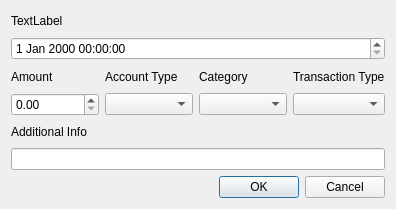
<?xml version="1.0" encoding="UTF-8"?>
<ui version="4.0">
 <class>addTransaction</class>
 <widget class="QDialog" name="addTransaction">
  <property name="geometry">
   <rect>
    <x>0</x>
    <y>0</y>
    <width>396</width>
    <height>209</height>
   </rect>
  </property>
  <property name="windowTitle">
   <string>Dialog</string>
  </property>
  <layout class="QGridLayout" name="gridLayout">
   <item row="3" column="3">
    <widget class="QComboBox" name="cb_transaction"/>
   </item>
   <item row="7" column="0" colspan="4">
    <widget class="QDialogButtonBox" name="buttonBox">
     <property name="orientation">
      <enum>Qt::Horizontal</enum>
     </property>
     <property name="standardButtons">
      <set>QDialogButtonBox::Cancel|QDialogButtonBox::Ok</set>
     </property>
    </widget>
   </item>
   <item row="4" column="0">
    <widget class="QLabel" name="label_6">
     <property name="text">
      <string>Additional Info</string>
     </property>
    </widget>
   </item>
   <item row="2" column="2">
    <widget class="QLabel" name="label_4">
     <property name="text">
      <string>Category</string>
     </property>
    </widget>
   </item>
   <item row="3" column="0">
    <widget class="QDoubleSpinBox" name="dsb_amount"/>
   </item>
   <item row="0" column="0">
    <widget class="QLabel" name="label">
     <property name="text">
      <string>TextLabel</string>
     </property>
    </widget>
   </item>
   <item row="1" column="0" colspan="4">
    <widget class="QDateTimeEdit" name="dte_time_date"/>
   </item>
   <item row="3" column="2">
    <widget class="QComboBox" name="cb_category"/>
   </item>
   <item row="2" column="1">
    <widget class="QLabel" name="label_3">
     <property name="text">
      <string>Account Type</string>
     </property>
    </widget>
   </item>
   <item row="3" column="1">
    <widget class="QComboBox" name="cb_account"/>
   </item>
   <item row="2" column="0">
    <widget class="QLabel" name="label_2">
     <property name="text">
      <string>Amount</string>
     </property>
    </widget>
   </item>
   <item row="2" column="3">
    <widget class="QLabel" name="label_5">
     <property name="text">
      <string>Transaction Type</string>
     </property>
    </widget>
   </item>
   <item row="5" column="0" colspan="4">
    <widget class="QLineEdit" name="le_info"/>
   </item>
  </layout>
 </widget>
 <resources/>
 <connections>
  <connection>
   <sender>buttonBox</sender>
   <signal>accepted()</signal>
   <receiver>addTransaction</receiver>
   <slot>accept()</slot>
   <hints>
    <hint type="sourcelabel">
     <x>248</x>
     <y>254</y>
    </hint>
    <hint type="destinationlabel">
     <x>157</x>
     <y>274</y>
    </hint>
   </hints>
  </connection>
  <connection>
   <sender>buttonBox</sender>
   <signal>rejected()</signal>
   <receiver>addTransaction</receiver>
   <slot>reject()</slot>
   <hints>
    <hint type="sourcelabel">
     <x>316</x>
     <y>260</y>
    </hint>
    <hint type="destinationlabel">
     <x>286</x>
     <y>274</y>
    </hint>
   </hints>
  </connection>
 </connections>
</ui>
